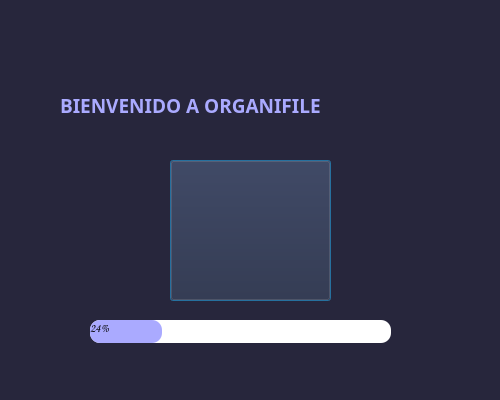
<?xml version="1.0" encoding="UTF-8"?>
<ui version="4.0">
 <class>Dialog</class>
 <widget class="QDialog" name="Dialog">
  <property name="geometry">
   <rect>
    <x>0</x>
    <y>0</y>
    <width>500</width>
    <height>400</height>
   </rect>
  </property>
  <property name="minimumSize">
   <size>
    <width>500</width>
    <height>400</height>
   </size>
  </property>
  <property name="windowTitle">
   <string>Dialog</string>
  </property>
  <property name="styleSheet">
   <string notr="true">background-color:#27263c;</string>
  </property>
  <widget class="QProgressBar" name="progressBar">
   <property name="geometry">
    <rect>
     <x>90</x>
     <y>320</y>
     <width>301</width>
     <height>23</height>
    </rect>
   </property>
   <property name="font">
    <font>
     <family>Comic Sans MS</family>
    </font>
   </property>
   <property name="styleSheet">
    <string notr="true">QProgressBar{
border-radius:10px;
background-color:white;
}
QProgressBar::chunk{
	border-radius:10px;
	background-color:rgb(170, 170, 255);

}</string>
   </property>
   <property name="value">
    <number>24</number>
   </property>
  </widget>
  <widget class="QLabel" name="label">
   <property name="geometry">
    <rect>
     <x>60</x>
     <y>60</y>
     <width>441</width>
     <height>91</height>
    </rect>
   </property>
   <property name="font">
    <font>
     <family>Stencil</family>
     <pointsize>14</pointsize>
     <weight>75</weight>
     <bold>true</bold>
    </font>
   </property>
   <property name="styleSheet">
    <string notr="true">color:rgb(170, 170, 255);</string>
   </property>
   <property name="text">
    <string>BIENVENIDO A ORGANIFILE</string>
   </property>
  </widget>
  <widget class="QPushButton" name="pushButton">
   <property name="geometry">
    <rect>
     <x>170</x>
     <y>160</y>
     <width>161</width>
     <height>141</height>
    </rect>
   </property>
   <property name="text">
    <string/>
   </property>
   <property name="icon">
    <iconset>
     <normaloff>INTERFAZ/ICONOS/icons8-genealogía-100.png</normaloff>INTERFAZ/ICONOS/icons8-genealogía-100.png</iconset>
   </property>
   <property name="iconSize">
    <size>
     <width>1000</width>
     <height>1000</height>
    </size>
   </property>
  </widget>
 </widget>
 <resources/>
 <connections/>
</ui>
